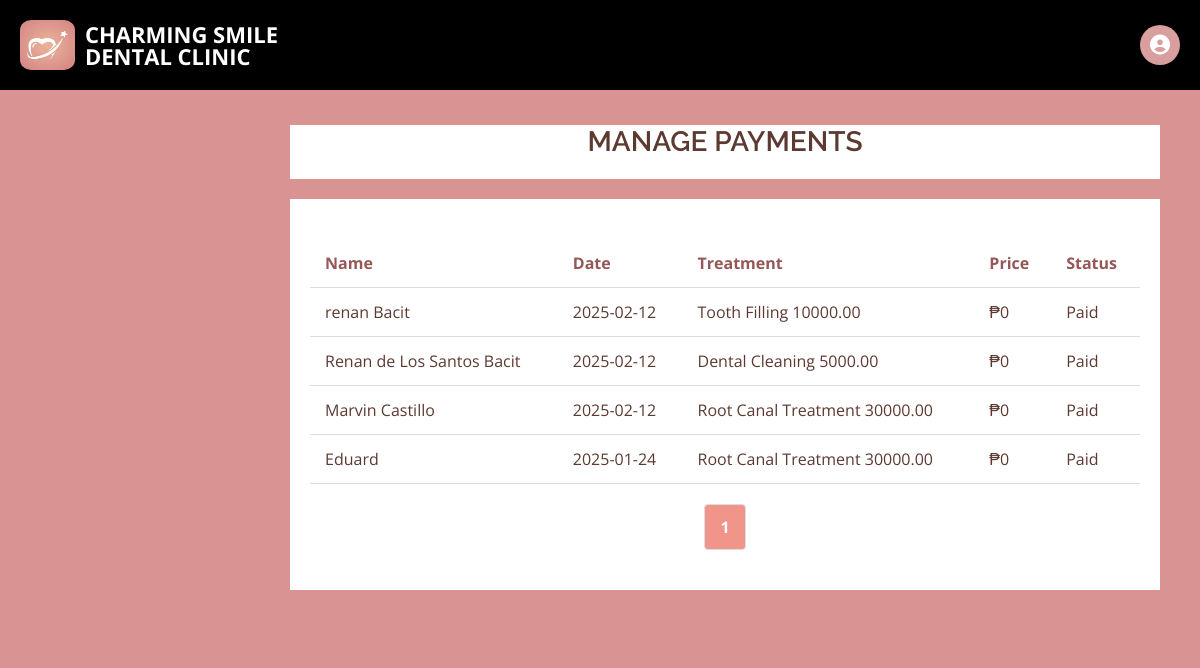
The app's page /dentist/denPayment.php with its own data.
### tables this page shows
CREATE TABLE `payment` (
  `id` int(11) NOT NULL,
  `name` varchar(255) NOT NULL,
  `date` date NOT NULL,
  `treatment` varchar(255) NOT NULL,
  `price` int(255) NOT NULL,
  `status` varchar(255) NOT NULL,
  `created_at` timestamp NOT NULL DEFAULT current_timestamp(),
  `archived` tinyint(1) DEFAULT 0
);

### dentist/denPayment.php (the view, shortened to what this page needs)
<?php
require_once '../db/config.php';
$order = isset($_GET['sort']) ? $_GET['sort'] : 'newest';
$orderSQL = $order === 'oldest' ? 'ASC' : 'DESC';
$limit = 10;
$page = isset($_GET['page']) ? filter_var($_GET['page'], FILTER_VALIDATE_INT, ['options' => ['default' => 1, 'min_range' => 1]]) : 1;
$offset = ($page - 1) * $limit;
$totalRowsQuery = "SELECT COUNT(*) as total FROM payment WHERE archived = 0";
$totalRowsResult = mysqli_query($db, $totalRowsQuery);
if ($totalRowsResult) {
    $totalRows = mysqli_fetch_assoc($totalRowsResult)['total'];
    $total_pages = ceil($totalRows / $limit);
} else {
    die("Error fetching total rows: " . mysqli_error($db));
}
$query = "SELECT id, name, date, treatment, price, status
          FROM payment
          WHERE archived = 0
          ORDER BY created_at $orderSQL
          LIMIT $limit OFFSET $offset";
$result = mysqli_query($db, $query);
?>
<!DOCTYPE html>
<html lang="en">
<head>
    <link rel="stylesheet" href="denPayment.css">
    <?php require_once "../db/head.php" ?>
</head>
<body>
    <?php require_once "../db/header.php" ?>
    <div class="main-wrapper">
        <div class="user-table">
            <div class="table-header">
                <h2>MANAGE PAYMENTS</h2>
            </div>
            <div class="payment-content">
                <table>
                    <thead>
                        <tr>
                            <th>Name</th>
                            <th>Date</th>
                            <th>Treatment</th>
                            <th>Price</th>
                            <th>Status</th>
                        </tr>
                    </thead>
                    <tbody>
                        <?php while ($row = mysqli_fetch_assoc($result)): ?>
                            <tr data-id="<?php echo $row['id']; ?>">
                                <td><?php echo htmlspecialchars($row['name']); ?></td>
                                <td><?php echo htmlspecialchars($row['date']); ?></td>
                                <td><?php echo htmlspecialchars($row['treatment']); ?></td>
                                <td>₱<?php echo htmlspecialchars($row['price']); ?></td>
                                <td><?php echo htmlspecialchars($row['status']); ?></td>
                            </tr>
                        <?php endwhile; ?>
                    </tbody>
                </table>
                <div class="pagination">
                    <?php for ($i = 1; $i <= $total_pages; $i++): ?>
                        <a href="denPayment.php?page=<?php echo $i; ?>&order=<?php echo $order; ?>"
                            class="<?php echo $i == $page ? 'active' : ''; ?>"><?php echo $i; ?></a>
                    <?php endfor; ?>
                </div>
            </div>
        </div>
</body>
</html>

### dentist/denPayment.css (style rules this page uses)
html, body { height: 100%; font-family: 'Arial', sans-serif; margin: 0; padding: 0; color: #5C3A31; background-color: #da9393; }
.main-wrapper { display: flex; flex-direction: column; min-height: 100vh; padding-top: 90px; background-color: #da9393; }
body { font-family: Arial, sans-serif; margin: 0; padding: 0; background-color: #f9f1f1; color: #5C3A31; }
.user-table { flex-grow: 1; margin-left: 270px; margin-top: 15px; margin-right: 20px; margin-bottom: 160px; padding: 20px; background-color: #ffffff; }
.user-table h2 { display: flex; font-size: 28px; color: #5C3A31; margin-bottom: 20px; font-weight: 600; }
.user-table table { width: 100%; border-collapse: collapse; font-size: 16px; }
.table-header { background-color: white; display: flex; justify-content: center; align-items: center; margin-bottom: 20px; color: #965757; }
.payment-content { background-color: white; padding: 20px; }
.user-table { background-color: #da9393; }
.user-table table { width: 100%; border-collapse: collapse; background-color: white; color: #5C3A31; }
.user-table th { background-color: #f9f1f1; color: #5C3A31; }
.user-table th, .user-table td { padding: 12px 15px; text-align: left; border-bottom: 1px solid #ddd; }
.user-table th { background-color: white; color: #965757; }

### css/style.css (style rules this page uses)
body { font-family: "Open Sans", sans-serif; color: #444444; }
a { color: #d99e9e; text-decoration: none; }
h1, h2, h3, h4, h5, h6 { font-family: "Raleway", sans-serif; }

### dentist/denPayment.php (style rules this page uses)
.pagination { display: flex; justify-content: center; margin: 20px 0; }
.pagination a { text-decoration: none; padding: 10px 15px; margin: 0 5px; background-color: #f8d7da; color: #721c24; border-radius: 4px; border: 1px solid #ddd; }
.pagination a.active { background-color: #f1948a; color: white; font-weight: bold; }

### records on screen
payment: name "renan Bacit", date "2025-02-12", treatment "Tooth Filling 10000.00", price "0", status "Paid"
payment: name "Renan de Los Santos Bacit", date "2025-02-12", treatment "Dental Cleaning 5000.00", price "0", status "Paid"
payment: name "Marvin Castillo", date "2025-02-12", treatment "Root Canal Treatment 30000.00", price "0", status "Paid"
payment: name "Eduard", date "2025-01-24", treatment "Root Canal Treatment 30000.00", price "0", status "Paid"
